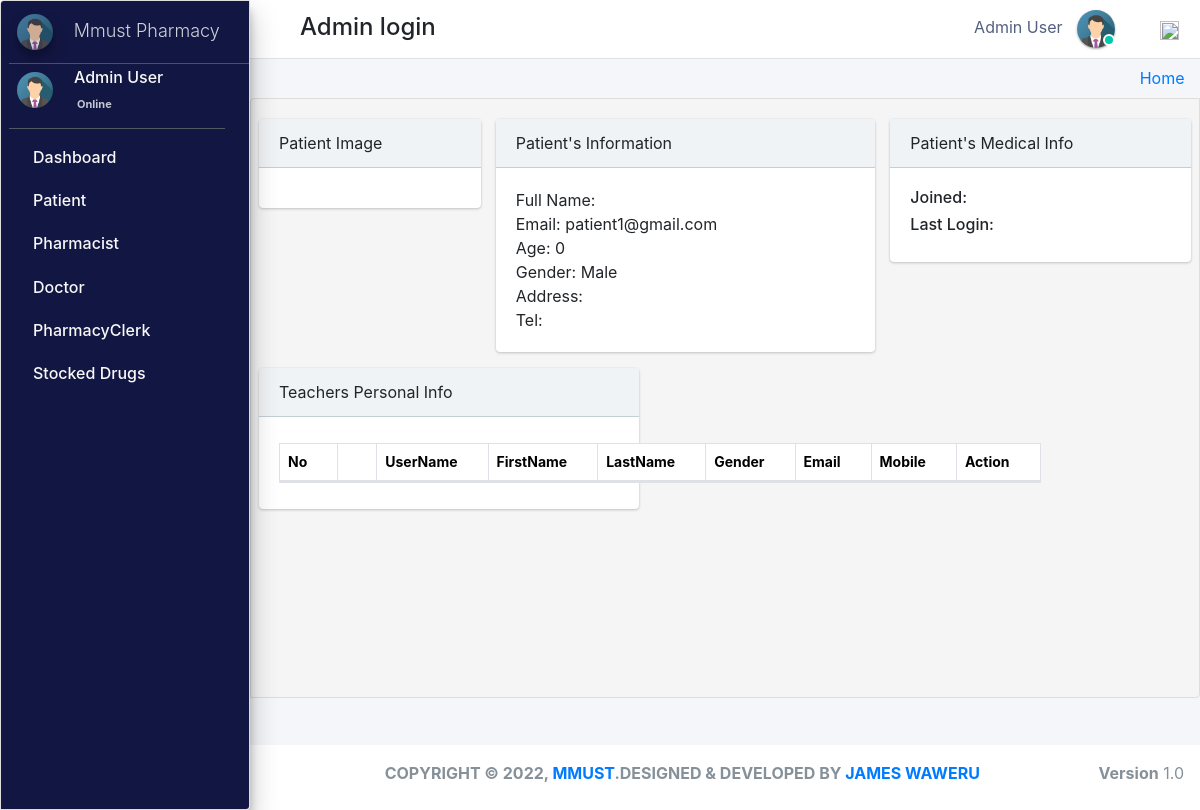
The app's page /admin_user/patient_personalRecords/3/ (signed in), older data.
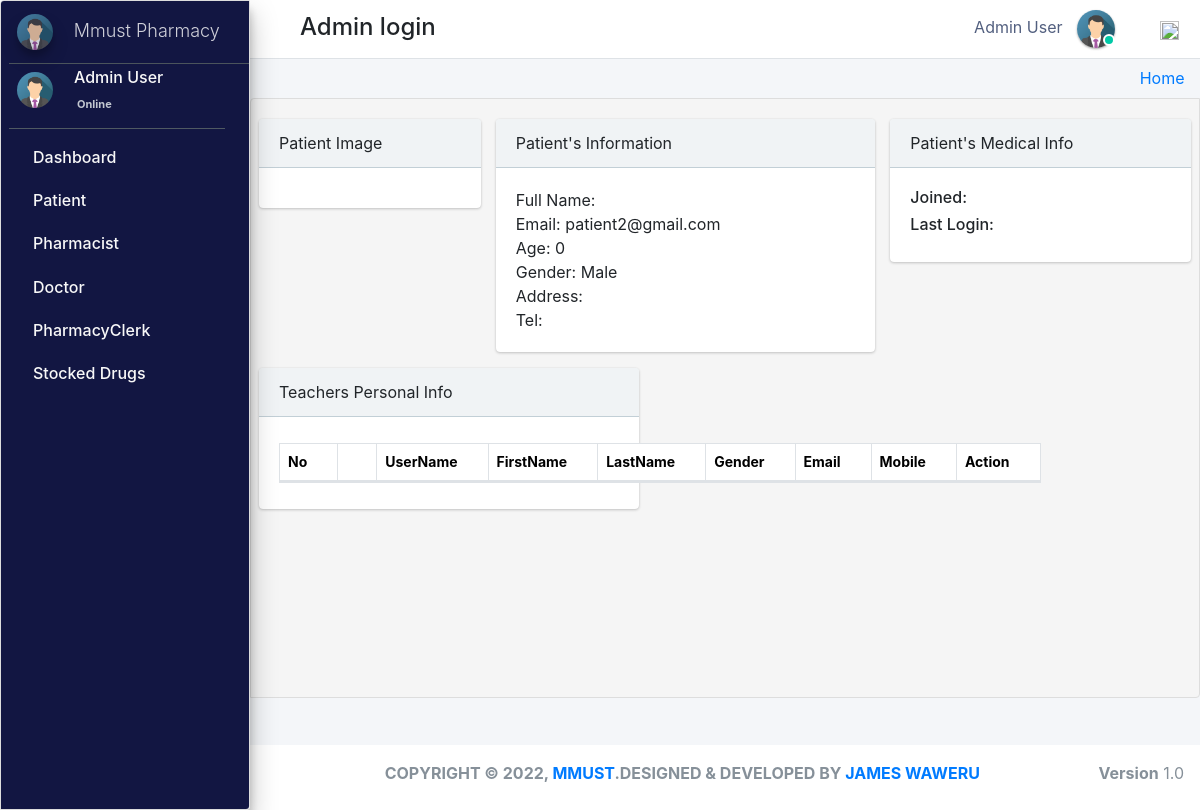
The same page, newer data.
### pharmacy/models.py (models this page shows, shortened)
class Patients(models.Model):
    gender_category=(
        ('Male','Male'),
        ('Female','Female'),
    )
    admin = models.OneToOneField(CustomUser,null=True, on_delete = models.CASCADE)
    reg_no=models.CharField(max_length=30,null=True,blank=True,unique=True)
    gender=models.CharField(max_length=7,null=True,blank=True,choices=gender_category)
    first_name=models.CharField(max_length=20,null=True,blank=True)
    last_name=models.CharField(max_length=20,null=True,blank=True)
    dob=models.DateTimeField(auto_now_add= False, auto_now=False,null=True,blank=True)
    phone_number=models.CharField(max_length=10,null=True,blank=True)
    profile_pic=models.ImageField(default="patient.jpg",null=True,blank=True)
    age= models.IntegerField(default='0', blank=True, null=True)
    address=models.CharField(max_length=300,null=True,blank=True)
    date_admitted=models.DateTimeField(auto_now_add=True, auto_now=False)
    last_updated = models.DateTimeField(auto_now_add=False, auto_now=True)

class CustomUser(AbstractUser):
    user_type_data = ((1, "AdminHOD"), (2, "Pharmacist"), (3, "Doctor"), (4, "PharmacyClerk"),(5, "Patients"))
    user_type = models.CharField(default=1, choices=user_type_data, max_length=10)

### pharmacy/HODViews.py (the view)
def patient_personal_records(request, pk):
    patient = Patients.objects.get(id=pk)
    prescrip = patient.prescription_set.all()
    stocks = patient.dispense_set.all()
    context = {
        "patient": patient,
        "prescription": prescrip,
        "stocks": stocks
    }
    return render(request, 'hod_templates/patient_personalRecords.html', context)

### pharmacy/LoginCheckMiddleWare.py (called while the page is built, shortened)
    def process_view(self, request, view_func, view_args, view_kwargs):
        modulename = view_func.__module__
        user = request.user
        if user.is_authenticated:
            if user.user_type == "1":
                pass
            else:
                return redirect("login")
        else:
            if request.path == reverse("login"):
                pass
            else:
                return redirect("login")

### pharmacy/templates/hod_templates/patient_personalRecords.html (shortened to what this page needs)
{% extends 'hod_templates/base_template.html'%} {% block main_content %}
<div class="content">
    <div class="row pt">
        <div class="col-lg-3">
            <div class="card">
                <div class="card-header">
                    <em  class="fa fa-align-justify"></em> Patient Image
                </div>
                <div class="card-body d-flex justify-content-center">
                </div>
            </div>
        </div>
        <div class="col-lg-5">
            <div class="card">
                <div class="card-header">
                    <em  class="fa fa-align-justify"></em> Patient's Information
                </div>
                <div class="card-body">
                    <tbody>
                        <tr>
                            <td>Full Name: {{patient.patientname}}</td>
                            <br>
                            <td>Email: {{ patient.admin.email }}</td>
                            <br>
                            <td>Age: {{ patient.age }}</td>
                            <br>
                            <td>Gender: {{ patient.gender }}</td>
                            <br>
                            <td>Address: {{ patient.adresss }}</td>
                            <br>
                            <td>Tel: {{ patient.mobile }}</td>
                        </tr>
                    </tbody>
                </div>
            </div>
        </div>
        <div class="col-lg-4">
            <div class="card">
                <div class="card-header">
                    <em  class="fa fa-align-justify"></em> Patient's Medical Info
                </div>
                <div class="card-body">
                    <h6>Joined: </h6>
                    <h6>Last Login: </h6>
                </div>
            </div>
        </div>
        <div class="col-lg-5">
            <div class="card">
                <div class="card-header">
                    <em  class="fa fa-align-justify"></em> Teachers Personal Info
                </div>
                <div class="card-body">
                    <table class="table table-bordered table-hover dataTable">
                        <thead>
                            <tr>
                                <th>No</th>
                                <th></th>
                                <th>UserName</th>
                                <th>FirstName</th>
                                <th>LastName</th>
                                <th>Gender</th>
                                <th>Email</th>
                                <th>Mobile</th>
                                <th class="text-center">Action</th>
                            </tr>
                        </thead>
                    </table>
                </div>
            </div>
        </div>
    </div>
</div>
{% endblock %}

Row changes from the older to the newer data that the page shows:
changed Patients "Male": admin.email "patient1@gmail.com" → "patient2@gmail.com"
